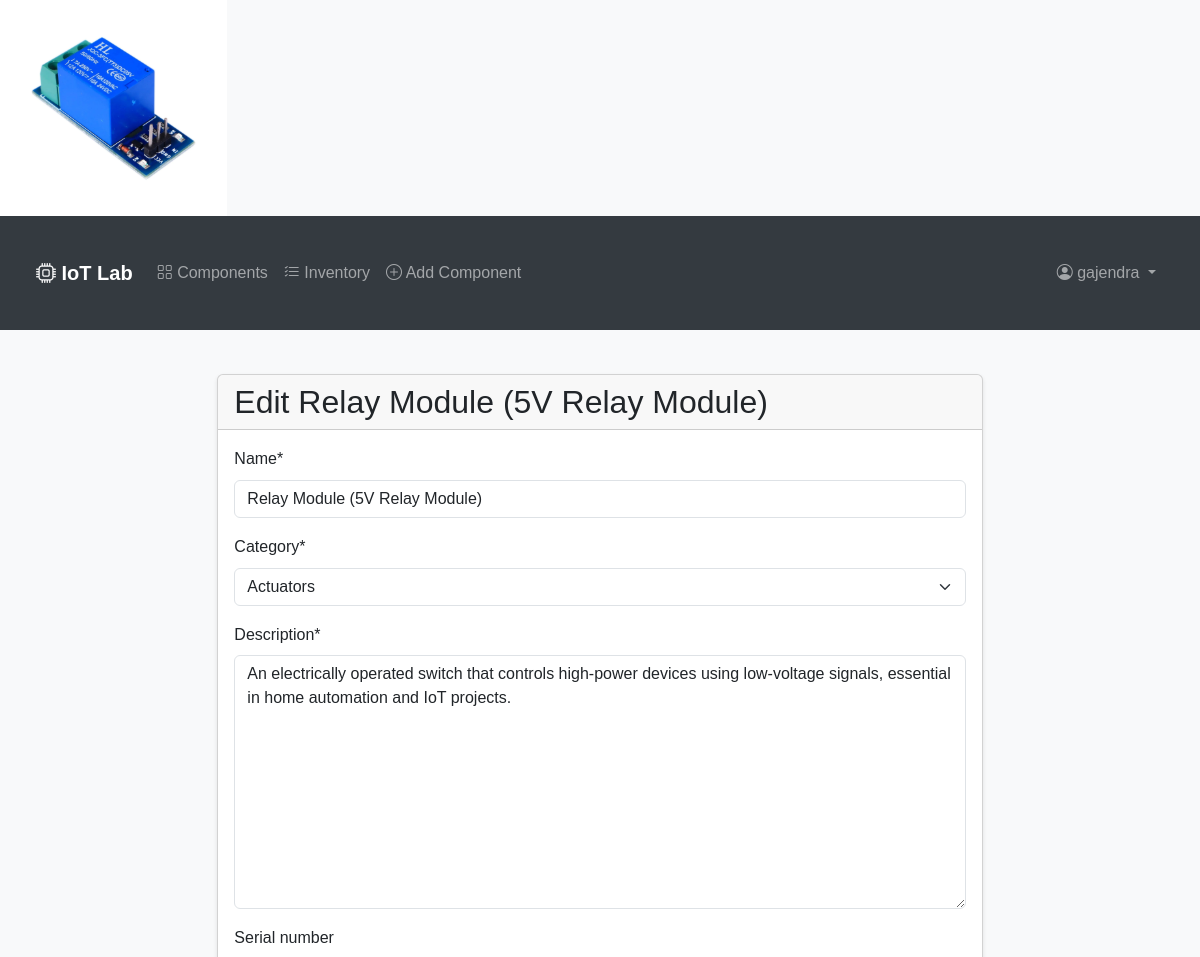
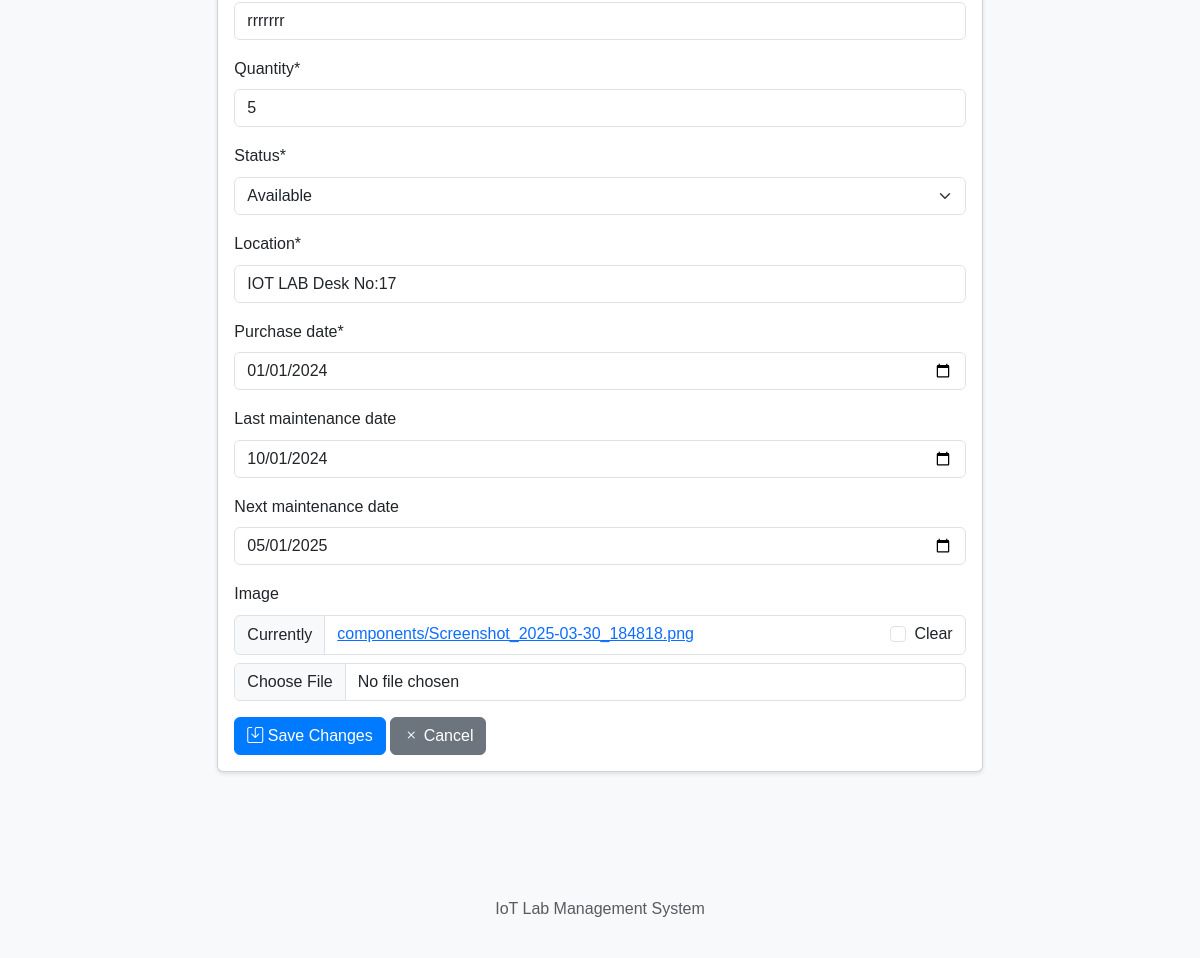
Screenshot of /component/10/update/ (signed in) with the database file from the repository (2 pictures, top to bottom).
### components/models.py (models this page shows, shortened)
class Component(models.Model):
    STATUS_CHOICES = [
        ('available', 'Available'),
        ('in_use', 'In Use'),
        ('maintenance', 'Under Maintenance'),
        ('retired', 'Retired'),
    ]
    name = models.CharField(max_length=200)
    category = models.ForeignKey(Category, on_delete=models.CASCADE, related_name='components')
    description = models.TextField()
    serial_number = models.CharField(max_length=100, unique=True, null=True, blank=True)
    quantity = models.PositiveIntegerField(default=1)
    status = models.CharField(max_length=20, choices=STATUS_CHOICES, default='available')
    location = models.CharField(max_length=200)
    purchase_date = models.DateField()
    last_maintenance_date = models.DateField(null=True, blank=True)
    next_maintenance_date = models.DateField(null=True, blank=True)
    created_by = models.ForeignKey(User, on_delete=models.CASCADE, related_name='created_components')
    created_at = models.DateTimeField(auto_now_add=True)
    updated_at = models.DateTimeField(auto_now=True)
    image = models.ImageField(upload_to='components/', null=True, blank=True)

class Category(models.Model):
    name = models.CharField(max_length=100)
    description = models.TextField(blank=True)
    created_at = models.DateTimeField(auto_now_add=True)
    updated_at = models.DateTimeField(auto_now=True)
    class Meta:
        verbose_name_plural = "Categories"
    def __str__(self):
        return self.name

### components/views.py (the view, shortened to what this page needs)
# urls.py: path('component/<int:pk>/update/', views.ComponentUpdateView.as_view(), name='component-update'),
class ComponentUpdateView(LoginRequiredMixin, UserPassesTestMixin, UpdateView):
    model = Component
    form_class = ComponentForm
    template_name = 'components/component_form.html'
    success_url = reverse_lazy('component-list')
    def test_func(self):
        component = self.get_object()
        return self.request.user == component.created_by or self.request.user.is_staff

### components/forms.py
class ComponentForm(forms.ModelForm):
    class Meta:
        model = Component
        fields = ['name', 'category', 'description', 'serial_number', 'quantity',
                 'status', 'location', 'purchase_date', 'last_maintenance_date',
                 'next_maintenance_date', 'image']
        widgets = {
            'purchase_date': forms.DateInput(attrs={'type': 'date'}),
            'last_maintenance_date': forms.DateInput(attrs={'type': 'date'}),
            'next_maintenance_date': forms.DateInput(attrs={'type': 'date'}),
        }
    def __init__(self, *args, **kwargs):
        super().__init__(*args, **kwargs)
        self.fields['serial_number'].required = False
        self.fields['last_maintenance_date'].required = False
        self.fields['next_maintenance_date'].required = False
        self.fields['image'].required = False

### components/templates/components/component_form.html (shortened to what this page needs)
{% extends "components/base.html" %}
{% load crispy_forms_tags %}
{% block content %}
<div class="row">
    <div class="col-md-8 offset-md-2">
        <div class="card">
            <div class="card-header">
                <h2 class="mb-0">
                    {% if form.instance.pk %}
                    Edit {{ form.instance.name }}
                    {% else %}
                    Add New Component
                    {% endif %}
                </h2>
            </div>
            <div class="card-body">
                <form method="post" enctype="multipart/form-data">
                    {{ form|crispy }}
                    <div class="mt-3">
                        <button type="submit" class="btn btn-primary">
                            {% if form.instance.pk %}
                            <i class="bi bi-save"></i> Save Changes
                            {% else %}
                            <i class="bi bi-plus"></i> Add Component
                            {% endif %}
                        </button>
                        <a href="{% url 'component-list' %}" class="btn btn-secondary">
                            <i class="bi bi-x"></i> Cancel
                        </a>
                    </div>
                </form>
            </div>
        </div>
    </div>
</div>
{% endblock %}

### components/templates/components/base.html (shortened to what this page needs)
<!DOCTYPE html>
<html lang="en">
<head>
    <link href="https://cdn.jsdelivr.net/npm/bootstrap@5.3.0/dist/css/bootstrap.min.css" rel="stylesheet">
    <link rel="stylesheet" href="https://cdn.jsdelivr.net/npm/bootstrap-icons@1.7.2/font/bootstrap-icons.css">
    {% load static %}
    <link rel="stylesheet" href="/lab-manager/static/css/main.css">
    {% get_media_prefix as media_prefix %}
    <img src="{{ media_prefix }}components/{{ component.image.name }}">
</head>
<body>
    <nav class="navbar navbar-expand-lg navbar-dark">
        <div class="container">
            <a class="navbar-brand" href="{% url 'home' %}">
                <i class="bi bi-cpu"></i> IoT Lab
            </a>
            <div class="collapse navbar-collapse" id="navbarNav">
                <ul class="navbar-nav me-auto">
                    <li class="nav-item">
                        <a class="nav-link" href="{% url 'component-list' %}">
                            <i class="bi bi-grid"></i> Components
                        </a>
                    </li>
                    <li class="nav-item">
                        <a class="nav-link" href="{% url 'inventory-list' %}">
                            <i class="bi bi-list-check"></i> Inventory
                        </a>
                    </li>
                    {% if user.is_authenticated %}
                    <li class="nav-item">
                        <a class="nav-link" href="{% url 'component-create' %}">
                            <i class="bi bi-plus-circle"></i> Add Component
                        </a>
                    </li>
                    {% endif %}
                </ul>
                <ul class="navbar-nav">
                    {% if user.is_authenticated %}
                    <li class="nav-item dropdown">
                        <a class="nav-link dropdown-toggle" href="#" id="userDropdown" role="button" data-bs-toggle="dropdown">
                            <i class="bi bi-person-circle"></i> {{ user.username }}
                        </a>
                    </li>
                    {% else %}
                    <li class="nav-item">
                        <a class="nav-link" href="{% url 'login' %}">
                            <i class="bi bi-box-arrow-in-right"></i> Login
                        </a>
                    </li>
                    {% endif %}
                </ul>
            </div>
        </div>
    </nav>
    <div class="container mt-4">
        {% block content %}
        {% endblock %}
    </div>
    <footer class="footer mt-5 py-3 bg-light">
        <div class="container text-center">
            <span class="text-muted">IoT Lab Management System</span>
        </div>
    </footer>
</body>
</html>

### components/static/css/main.css (style rules this page uses)
body { font-family: Arial, sans-serif; line-height: 1.6; margin: 0; padding: 0; background-color: #f8f9fa; }
.container { max-width: 1200px; margin: 0 auto; padding: 20px; }
.navbar { background-color: #343a40; padding: 1rem; }
.navbar-brand { color: white; font-weight: bold; }
.card { margin-bottom: 20px; box-shadow: 0 2px 4px rgba(0,0,0,0.1); }
.btn-primary { background-color: #007bff; border-color: #007bff; }

### rows the page displays
Component: image.name (picture), instance.name "Relay Module (5V Relay Module)", name "Relay Module (5V Relay Module)", category "Actuators", description "An electrically operated switch that controls high-power devices using low-voltage signals, essential in home automation and IoT projects.", serial_number "rrrrrrr", quantity "5", status "Available", location "IOT LAB Desk No:17", purchase_date "01/01/2024", last_maintenance_date "10/01/2024", next_maintenance_date "05/01/2025"

### other values shown
{{ user.username }} "gajendra"
